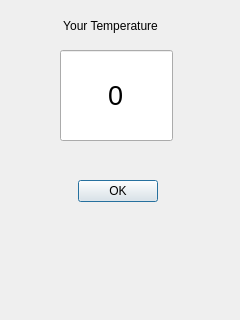
<?xml version="1.0" encoding="UTF-8"?>
<ui version="4.0">
 <class>convertedTemperatureDialog</class>
 <widget class="QDialog" name="convertedTemperatureDialog">
  <property name="geometry">
   <rect>
    <x>0</x>
    <y>0</y>
    <width>240</width>
    <height>320</height>
   </rect>
  </property>
  <property name="windowTitle">
   <string>convertedTemperature</string>
  </property>
  <property name="toolTip">
   <string>convertedTemperature</string>
  </property>
  <property name="toolTipDuration">
   <number>2</number>
  </property>
  <property name="statusTip">
   <string>convertedTemperature</string>
  </property>
  <property name="whatsThis">
   <string>convertedTemperature</string>
  </property>
  <property name="accessibleName">
   <string>convertedTemperature</string>
  </property>
  <property name="accessibleDescription">
   <string>convertedTemperature</string>
  </property>
  <widget class="QLineEdit" name="convertedTemperature">
   <property name="geometry">
    <rect>
     <x>60</x>
     <y>50</y>
     <width>113</width>
     <height>91</height>
    </rect>
   </property>
   <property name="font">
    <font>
     <pointsize>20</pointsize>
    </font>
   </property>
   <property name="toolTip">
    <string>ConvertedTemperature</string>
   </property>
   <property name="toolTipDuration">
    <number>2</number>
   </property>
   <property name="statusTip">
    <string>ConvertedTemperature</string>
   </property>
   <property name="whatsThis">
    <string>ConvertedTemperature</string>
   </property>
   <property name="accessibleName">
    <string>ConvertedTemperature</string>
   </property>
   <property name="accessibleDescription">
    <string>ConvertedTemperature</string>
   </property>
   <property name="text">
    <string>0</string>
   </property>
   <property name="alignment">
    <set>Qt::AlignCenter</set>
   </property>
   <property name="readOnly">
    <bool>true</bool>
   </property>
  </widget>
  <widget class="QLabel" name="convertedTemperatureLabel">
   <property name="geometry">
    <rect>
     <x>40</x>
     <y>10</y>
     <width>141</width>
     <height>31</height>
    </rect>
   </property>
   <property name="text">
    <string>Your Temperature</string>
   </property>
   <property name="alignment">
    <set>Qt::AlignCenter</set>
   </property>
  </widget>
  <widget class="QDialogButtonBox" name="buttonBox">
   <property name="geometry">
    <rect>
     <x>40</x>
     <y>180</y>
     <width>156</width>
     <height>23</height>
    </rect>
   </property>
   <property name="toolTip">
    <string>OK</string>
   </property>
   <property name="toolTipDuration">
    <number>2</number>
   </property>
   <property name="statusTip">
    <string>OK</string>
   </property>
   <property name="whatsThis">
    <string>OK</string>
   </property>
   <property name="accessibleName">
    <string>OK</string>
   </property>
   <property name="accessibleDescription">
    <string>OK</string>
   </property>
   <property name="standardButtons">
    <set>QDialogButtonBox::Ok</set>
   </property>
   <property name="centerButtons">
    <bool>true</bool>
   </property>
  </widget>
 </widget>
 <resources/>
 <connections>
  <connection>
   <sender>buttonBox</sender>
   <signal>clicked(QAbstractButton*)</signal>
   <receiver>convertedTemperatureDialog</receiver>
   <slot>close()</slot>
   <hints>
    <hint type="sourcelabel">
     <x>128</x>
     <y>196</y>
    </hint>
    <hint type="destinationlabel">
     <x>88</x>
     <y>255</y>
    </hint>
   </hints>
  </connection>
 </connections>
</ui>
